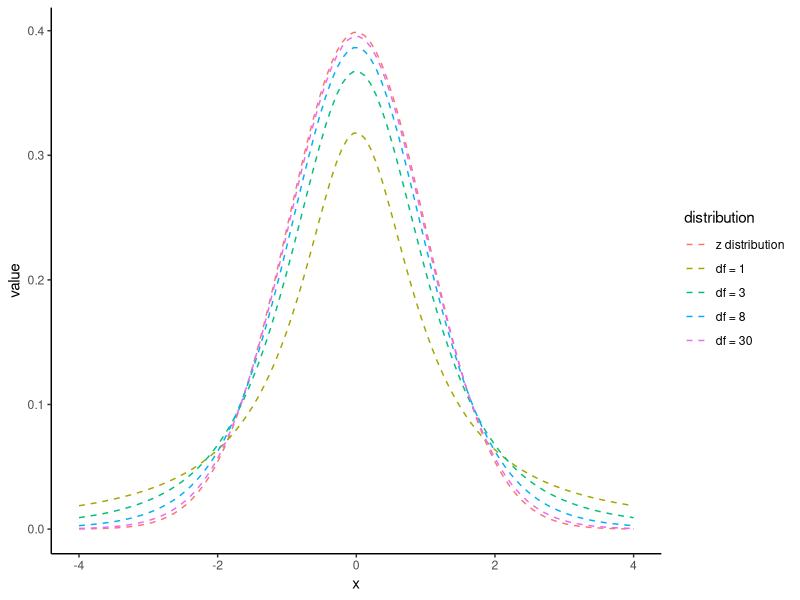
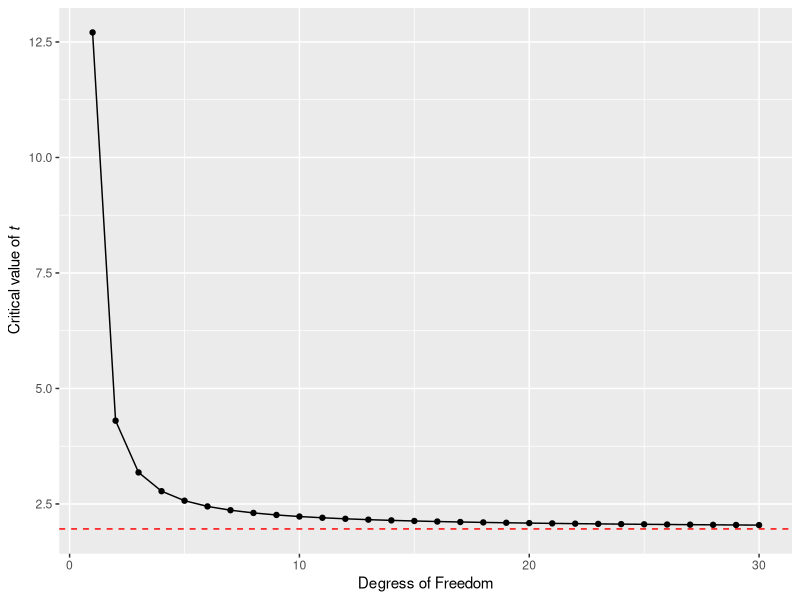

Here is the R script that generated these plots, in order: (Note: this script raises an error after producing the figures.)
#______________________----
#Testing ----
##Packages ----
library(tidyverse)

#T-tests ---- 


x <- seq(-4, 4, length=100)
z_dist <- dnorm(x)

values <- tibble(x,z_dist)

degf <- c(1, 3, 8, 30)

# map_dfc combines values returned into a dataframe
t <- map_dfc(degf, ~dt(x, .x))
colnames(t) <- degf

combined <- cbind(values,t)

combined %>% 
  pivot_longer(cols=!x, names_to="distribution") %>% 
  mutate(distribution=factor(distribution, levels=c("z_dist", "1", "3", "8", "30"))) %>%  
  mutate(distribution=fct_recode(distribution, "z distribution" = "z_dist", "df = 1" = "1", "df = 3" = "3", "df = 8" = "8", "df = 30" = "30")) %>% 
  ggplot(aes(x=x, y=value, colour=distribution))+
  geom_line(linetype="dashed")+
  theme_classic()



df <- c(1:30)

#map_dbl forces returned values to be a single vector of numbers (rather than a list)
critical_t <- map_dbl(df, ~qt(p=0.05/2, df=.x, lower.tail=FALSE))

tibble(df,critical_t) %>%
  ggplot(aes(x=df, y=critical_t))+
  geom_point()+
  geom_line()+
  geom_hline(aes(yintercept=1.96), linetype="dashed", colour="red")+
  labs(x="Degress of Freedom",
       y=expression(paste("Critical value of ", italic("t"))))

lsmodel1 <- lm(height ~type, data = darwin)

broom::tidy(lsmodel1)


tidy_model1 <- broom::tidy(lsmodel1)

tidy_model1[[2,2]] / tidy_model1[[2,3]]


##Paired T ----

darwin %>%
  mutate(pair = as_factor(pair)) %>%
  lm(height ~ type + pair, data = .) %>%
  broom::tidy(., conf.int=T) %>%
  slice(1:2) # just how irst two rows


m1 <- lm(height ~ type, data = darwin) %>% 
  broom::tidy(., conf.int=T) %>% 
  slice(2:2) %>% 
  mutate(model="unpaired")

m2 <- lm(height ~ type + factor(pair), data = darwin) %>% 
  broom::tidy(., conf.int=T) %>% 
  slice(2:2) %>% 
  mutate(model="paired")

rbind(m1,m2) %>% 
  ggplot(aes(model, estimate))+
  geom_pointrange(aes(ymin=conf.high, ymax=conf.low))+
  geom_hline(aes(yintercept=0), linetype="dashed")+
  theme_minimal()+
  coord_flip()

###Repeatablility ----


set.seed(1234)

myList <- vector("list", 20)
y <- tibble()

for (i in 1:length(myList)) { 
  
  x <-  rnorm(n=12, mean=2.6, sd=2.83)
  data <- tibble(x)
  temp <- lm(x~1, data=data) %>% 
    broom::tidy(conf.int=T) 
  y <- rbind(y,temp)  
  
}

y$`experiment number` <- rep(1:20)

# the new dataframe y contains the results of 20 new experiments

y %>%
  mutate(`p value < 0.05` = if_else(p.value > 0.049, "non-significant", "significant")) %>%
  group_by(`p value < 0.05`)%>%
  summarise(`number of experiments`=n()) #find number of sinificant and insigificant experiments


y %>%
  ggplot(aes(x=`experiment number`, y=estimate))+
  geom_pointrange(aes(ymin = conf.low, ymax=conf.high))+
  labs(y="Estimated mean effect of outcrossing")+
  geom_hline(linetype="dashed", yintercept=0.05)+
  theme_minimal()

